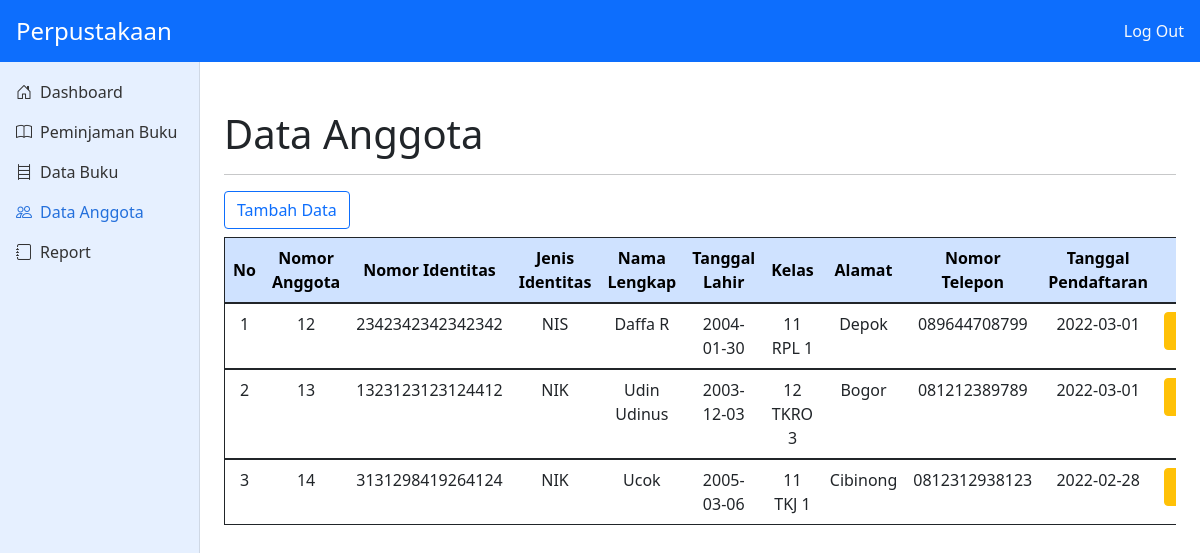
The page /anggota.php (signed in) on the database its author committed.
### tables this page shows
CREATE TABLE `tb_anggota` (
  `nomor_anggota` int(11) NOT NULL,
  `nomor_identitas` varchar(16) NOT NULL,
  `jenis_identitas` varchar(50) NOT NULL,
  `nama_lengkap` varchar(200) NOT NULL,
  `tanggal_lahir` date NOT NULL,
  `kelas` varchar(10) NOT NULL,
  `jurusan` varchar(10) NOT NULL,
  `angka` int(11) NOT NULL,
  `alamat` varchar(200) NOT NULL,
  `nomor_telepon` varchar(15) NOT NULL,
  `tanggal_pendaftaran` date NOT NULL
);

### config/controller.php (called while the page is built, shortened)
<?php
class database{
	var $host = "localhost";
	var $uname = "root";
	var $pass = "";
	var $db = "db_perpustakaan";
    var $koneksi = "";
  function __construct(){
		$this->koneksi = mysqli_connect($this->host, $this->uname, $this->pass,$this->db);
  }
	function tampil_data_anggota(){
		$data = mysqli_query($this->koneksi,"select * from tb_anggota");
    $hasil = [];
		while($d = mysqli_fetch_array($data)){
			$hasil[] = $d;
		}
		return $hasil;
	}
}

### anggota.php (the view, shortened to what this page needs)
<?php
 include 'config/controller.php';
$db = new database();
?>
<!DOCTYPE html>
<html lang="en">
<head>
    <link href="https://cdn.jsdelivr.net/npm/bootstrap@5.1.3/dist/css/bootstrap.min.css" rel="stylesheet"
 />
    <link rel="stylesheet" href="assets/css/dashboard.css" />
    <link rel="stylesheet" href="https://cdn.jsdelivr.net/npm/bootstrap-icons@1.8.1/font/bootstrap-icons.css" />
</head>
<body>
    <header class="navbar navbar-dark bg-primary sticky-top flex-md-nowrap">
        <a class="fs-4 navbar-brand col-md-3 col-lg-2 px-3" href="index.php">Perpustakaan</a>
        <div class="nav-item text-nowrap">
            <a class="nav-link px-3 text-light" data-bs-toggle="modal" data-bs-target="#modalLogout"
                style="cursor: pointer">Log Out</a>
        </div>
    </header>
    <div class="container-fluid">
        <div class="row">
            <nav id="sidebarMenu"
                class="sidebar bg-primary bg-opacity-10 collapse col-md-3 col-lg-2 d-md-block position-fixed">
                <div class="position-sticky pt-4">
                    <ul class="nav flex-column">
                        <li class="nav-item">
                            <a href="index.php" class="nav-link"><i class="bi bi-house-door me-2"></i>Dashboard</a>
                        </li>
                        <li class="nav-item">
                            <a href="peminjaman.php" class="nav-link"><i class="bi bi-book me-2"></i>Peminjaman Buku</a>
                        </li>
                        <li class="nav-item">
                            <a href="buku.php" class="nav-link"><i class="bi bi-bookshelf me-2"></i>Data Buku</a>
                        </li>
                        <li class="nav-item">
                            <a href="#" class="nav-link active"><i class="bi bi-people me-2"></i>Data
                                Anggota</a>
                        </li>
                        <li class="nav-item">
                            <a href="report.php" class="nav-link"><i class="bi bi-journal me-2"></i></i>Report</a>
                        </li>
                    </ul>
                </div>
            </nav>
            <div class="col-md-9 ms-sm-auto col-lg-10 px-md-4 mt-5">
                <h2 class="fs-1 fw-normal">
                    Data Anggota
                </h2>
                <hr>
                <div class="btn-group" role="group">
                    <div><button class="btn btn-outline-primary" data-bs-toggle="modal"
                            data-bs-target="#addAnggota">Tambah
                            Data</button></div>
                </div>
                <div class="table-responsive">
                    <table class="table table-hover mt-2 w-100 border border-dark ">
                        <thead class="text-center table-primary align-middle">
                            <th>No</th>
                            <th>Nomor Anggota</th>
                            <th>Nomor Identitas</th>
                            <th>Jenis Identitas</th>
                            <th>Nama Lengkap</th>
                            <th>Tanggal Lahir</th>
                            <th>Kelas</th>
                            <th>Alamat</th>
                            <th>Nomor Telepon</th>
                            <th>Tanggal Pendaftaran</th>
                            <th>Opsi</th>
                        </thead>
                        <?php
	                 $no = 1;
	                 foreach($db->tampil_data_anggota() as $x){ ?>
                        <tbody>
                            <td class="text-center"><?php echo $no++; ?></td>
                            <td class="text-center"><?php echo $x['nomor_anggota']; ?></td>
                            <td class="text-center"><?php echo $x['nomor_identitas']; ?></td>
                            <td class="text-center"><?php echo $x['jenis_identitas']; ?></td>
                            <td class="text-center"><?php echo $x['nama_lengkap']; ?></td>
                            <td class="text-center"><?php echo $x['tanggal_lahir']; ?></td>
                            <td class="text-center"><?php echo $x['kelas']; ?> <?php echo $x['jurusan']; ?>
                                <?php echo $x['angka']; ?></td>
                            <td class="text-center"><?php echo $x['alamat']; ?></td>
                            <td class="text-center"><?php echo $x['nomor_telepon']; ?></td>
                            <td class="text-center"><?php echo $x['tanggal_pendaftaran']; ?></td>
                            <td class="text-center">
                                <div class="btn-group">
                                    <button id="tombolUbah" type="button" class="btn btn-warning" data-bs-toggle="modal"
                                        data-bs-target="#editAnggota"
                                        data-nomorAnggota="<?php echo $x['nomor_anggota']; ?>"
                                        data-nomorID="<?php echo $x['nomor_identitas']; ?>"
                                        data-jenisID="<?php echo $x['jenis_identitas']; ?>"
                                        data-nama="<?php echo $x['nama_lengkap']; ?>"
                                        data-tanggal="<?php echo $x['tanggal_lahir']; ?>"
                                        data-kelas="<?php echo $x['kelas']; ?>"
                                        data-jurusan="<?php echo $x['jurusan']; ?>"
                                        data-angka="<?php echo $x['angka']; ?>"
                                        data-alamat="<?php echo $x['alamat']; ?>"
                                        data-nomor="<?php echo $x['nomor_telepon']; ?>"
                                        data-pendaftaran="<?php echo $x['tanggal_pendaftaran']; ?>" title="Edit Data"
                                        data-bs-toggles="tooltip" data-bs-placement="top">
                                    </button>
                                </div>
                            </td>
                            <?php
	            }
	            ?>
                </div>
            </div>
        </div>
    </div>
</body>
</html>

### assets/css/dashboard.css (style rules this page uses)
.sidebar { position: fixed; top: 0; bottom: 0; left: 0; z-index: 100; padding: 48px 0 0; box-shadow: inset -1px 0 0 rgba(0, 0, 0, 0.1); }
.sidebar .nav-link { font-weight: 500; color: #333; }
.sidebar .nav-link.active { color: #2470dc; }

### rows shown on the page
tb_anggota: nomor_anggota "12", nomor_identitas "2342342342342342", jenis_identitas "NIS", nama_lengkap "Daffa R", tanggal_lahir "2004-01-30", kelas "11", jurusan "RPL", angka "1", alamat "Depok", nomor_telepon "089644708799", tanggal_pendaftaran "2022-03-01"
tb_anggota: nomor_anggota "13", nomor_identitas "1323123123124412", jenis_identitas "NIK", nama_lengkap "Udin Udinus", tanggal_lahir "2003-12-03", kelas "12", jurusan "TKRO", angka "3", alamat "Bogor", nomor_telepon "081212389789", tanggal_pendaftaran "2022-03-01"
tb_anggota: nomor_anggota "14", nomor_identitas "3131298419264124", jenis_identitas "NIK", nama_lengkap "Ucok", tanggal_lahir "2005-03-06", kelas "11", jurusan "TKJ", angka "1", alamat "Cibinong", nomor_telepon "0812312938123", tanggal_pendaftaran "2022-02-28"
